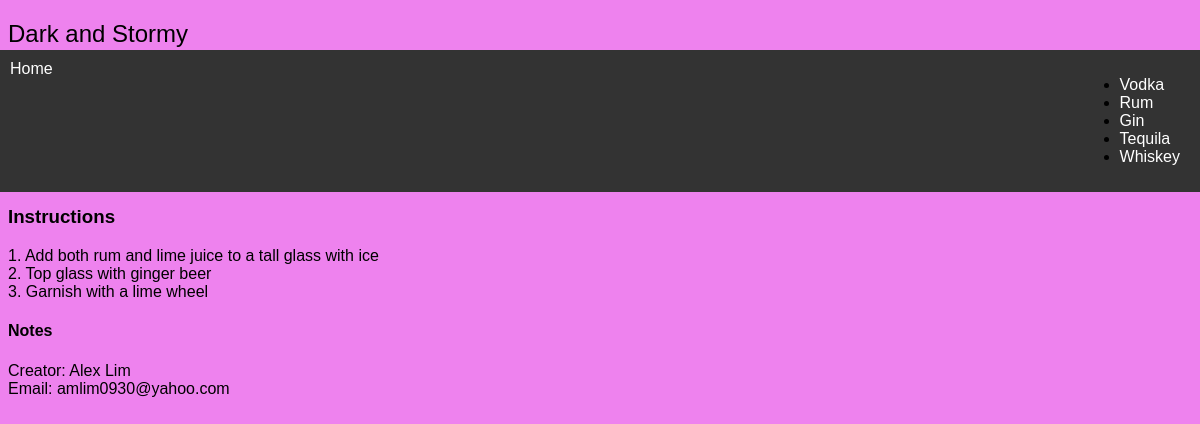
/rum/rum_display/1, run on the app's committed database.
### cocktail_book/models.py (models this page shows)
class Rum(models.Model):
    name = models.CharField(max_length=200)
    ingredients = models.TextField(max_length='1000', default='')
    instructions = models.TextField(max_length='1000', default='')
    notes = models.TextField(max_length='1000', default='')
    image = models.ImageField(upload_to='img/', default='')

### cocktail_book/views.py (the view)
# urls.py: path('rum/rum_display/<int:id>', views.rum_display, name="rum_display"),
def rum_display(request, id):
    rum_entry = Rum.objects.get(id=id)
    template = loader.get_template('rum_display.html')
    context = {
        'rum_entry': rum_entry,
    }
    return HttpResponse(template.render(context, request))

### cocktail_book/templates/rum_display.html (shortened to what this page needs)
{% extends 'base.html' %}
{% load static %}
{% block content %}
<section>
    <h1>{{rum_entry.name}}</h1>
    <h2>Ingredients</h2>
        <p>{{ rum_entry.ingredients|linebreaks }}</p>
    <h3>Instructions</h3>
        <p>{{ rum_entry.instructions|linebreaks }}</p>
    <h4>Notes</h4>
</section>
{% endblock %}

### cocktail_book/static/style.css (style rules this page uses)
body { background-color: #EE82EE; font-family: 'Lucida Sans', 'Lucida Sans Regular', 'Lucida Grande', 'Lucida Sans Unicode', Geneva, Verdana, sans-serif; }
h1 { font-family: 'Lucida Sans', 'Lucida Sans Regular', 'Lucida Grande', 'Lucida Sans Unicode', Geneva, Verdana, sans-serif; font-size: x-large; font-weight: 200; }
p { font-family: 'Lucida Sans', 'Lucida Sans Regular', 'Lucida Grande', 'Lucida Sans Unicode', Geneva, Verdana, sans-serif; }

### data on the page
Rum: name "Dark and Stormy", instructions "1. Add both rum and lime juice to a tall glass with ice 2. Top glass with ginger beer 3. Garnish with a lime wheel"
